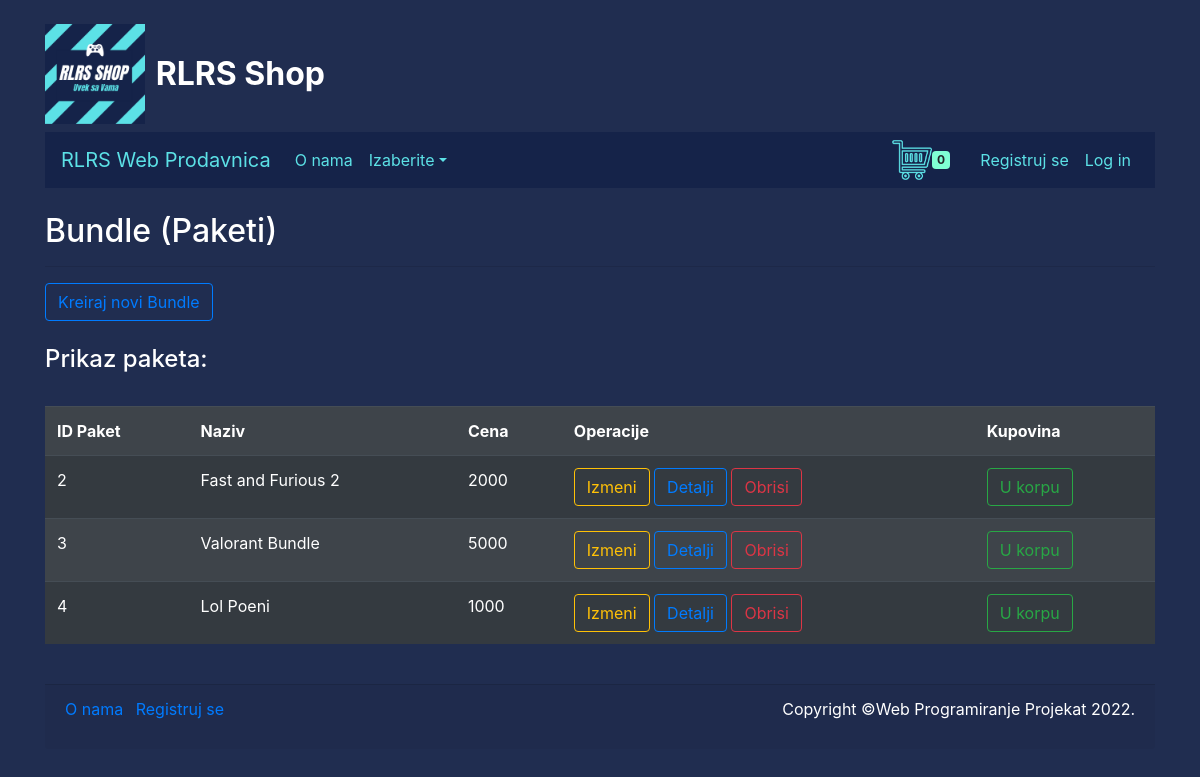
The app's page /WebApp/dodajBundle.php with its own data.
### tables this page shows
CREATE TABLE `paketusluga` (
  `PaketID` int(11) NOT NULL,
  `Cena` double NOT NULL,
  `Naziv` varchar(50) NOT NULL
);

### WebApp/dodajBundle.php (the view, shortened to what this page needs)
    <!DOCTYPE html>
<html>
<head>
  <link rel="stylesheet" href="https://stackpath.bootstrapcdn.com/bootstrap/4.3.1/css/bootstrap.min.css">
  <link rel="stylesheet" type="text/css" href="style/css.css">
</head>
<body>
<div class="container">
  <?php
  include "izgled/slika.php";
  include "izgled/nav.php";
 ?>
<div class="row mt-10">
    <div class="col-12">
      <br>
      <h2 class="boja">Bundle (Paketi)</h2>
      <hr>
    </div>
  </div>
  <div>
    <form method="POST" action="kreirajBundle.php">
      <div>
        <button type="submit" name="kreiraj" class="btn btn-outline-primary">Kreiraj novi Bundle</button>
      </div>
      <?php
      $upit = "select * from paketusluga";
      $rez = $mysqli->query($upit);
                    $message="";
                    if ($rez->num_rows>0)
                    {
                        $message .= "<h4 class='boja'>Prikaz paketa:</h4> <br>"
                        ."<table class='table table-dark table-striped'>
                        <th>ID Paket</th>
                        <th>Naziv</th>
                        <th>Cena</th>
                        <th>Operacije</th>
                        <th>Kupovina</th>
                        </tr>";
                        while ($row=$rez->fetch_assoc())
                        {
                            $ID = $row['PaketID'];
                            $message .= "<tr>
                            <td>".$row['PaketID']."</td>
                            <td>".$row['Naziv']."</td>
                            <td>".$row['Cena']."</td>
                            <td>
                            <a class='btn btn-outline-warning' href='izmeniPodatkeBundle.php?PaketID=".$ID."'>Izmeni</a>
                            <a class='btn btn-outline-primary' href='detaljiBundle.php?PaketID=".$ID."'>Detalji</a>
                            <a class='btn btn-outline-danger' href='obrisiBundle.php?PaketID=".$ID."'>Obrisi</a>
                            <td><a class='btn btn-outline-success' href='dodajBundle.php?PaketID=".$ID."&dodaj=1'>U korpu</a></td>
                            </td>";
                        }
                        $message .= "</table><br>";
                        echo $message;
                    }
                    else
                    {
                        echo "Nema Paketa u ponudi trenutno!";
                    }
       ?>
    </form>
  </div>
<?php
include "izgled/footer.php";
?>
</div>
<br>
<br>
<br>
<br>
</body>
</html>

### WebApp/style/css.css (style rules this page uses)
body { background-color: #202d50; }
.boja { color:#fff; }

### records on screen
paketusluga: PaketID "2", Naziv "Fast and Furious 2", Cena "2000"
paketusluga: PaketID "3", Naziv "Valorant Bundle", Cena "5000"
paketusluga: PaketID "4", Naziv "Lol Poeni", Cena "1000"

### other values on screen
$brArt "0"
